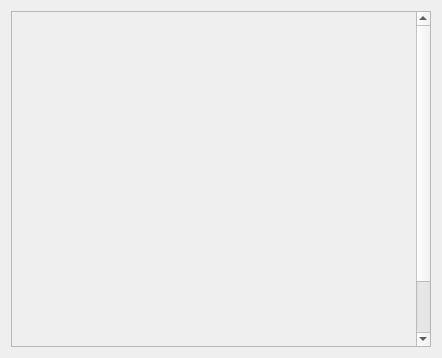
<?xml version="1.0" encoding="UTF-8"?>
<ui version="4.0">
 <class>Notifications</class>
 <widget class="QWidget" name="Notifications">
  <property name="geometry">
   <rect>
    <x>0</x>
    <y>0</y>
    <width>438</width>
    <height>145</height>
   </rect>
  </property>
  <property name="sizePolicy">
   <sizepolicy hsizetype="Expanding" vsizetype="Minimum">
    <horstretch>0</horstretch>
    <verstretch>0</verstretch>
   </sizepolicy>
  </property>
  <property name="windowTitle">
   <string>Form</string>
  </property>
  <property name="windowOpacity">
   <double>1.000000000000000</double>
  </property>
  <property name="autoFillBackground">
   <bool>false</bool>
  </property>
  <layout class="QVBoxLayout" name="verticalLayout">
   <item>
    <widget class="QScrollArea" name="scroll_area">
     <property name="sizePolicy">
      <sizepolicy hsizetype="Expanding" vsizetype="Minimum">
       <horstretch>0</horstretch>
       <verstretch>0</verstretch>
      </sizepolicy>
     </property>
     <property name="minimumSize">
      <size>
       <width>420</width>
       <height>0</height>
      </size>
     </property>
     <property name="maximumSize">
      <size>
       <width>420</width>
       <height>16777215</height>
      </size>
     </property>
     <property name="focusPolicy">
      <enum>Qt::FocusPolicy::ClickFocus</enum>
     </property>
     <property name="verticalScrollBarPolicy">
      <enum>Qt::ScrollBarPolicy::ScrollBarAlwaysOn</enum>
     </property>
     <property name="sizeAdjustPolicy">
      <enum>QAbstractScrollArea::SizeAdjustPolicy::AdjustToContents</enum>
     </property>
     <property name="widgetResizable">
      <bool>false</bool>
     </property>
     <widget class="QWidget" name="scroll_area_contents">
      <property name="geometry">
       <rect>
        <x>0</x>
        <y>-275</y>
        <width>400</width>
        <height>400</height>
       </rect>
      </property>
      <property name="sizePolicy">
       <sizepolicy hsizetype="Expanding" vsizetype="Minimum">
        <horstretch>0</horstretch>
        <verstretch>0</verstretch>
       </sizepolicy>
      </property>
      <layout class="QVBoxLayout" name="verticalLayout_2">
       <property name="spacing">
        <number>3</number>
       </property>
      </layout>
     </widget>
    </widget>
   </item>
  </layout>
 </widget>
 <resources/>
 <connections/>
</ui>
